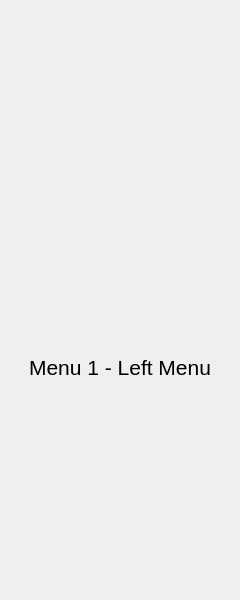
<?xml version="1.0" encoding="UTF-8"?>
<ui version="4.0">
    <class>LeftColumn</class>
    <widget class="QWidget" name="LeftColumn">
        <property name="geometry">
            <rect>
                <x>0</x>
                <y>0</y>
                <width>240</width>
                <height>600</height>
            </rect>
        </property>
        <property name="windowTitle">
            <string>Form</string>
        </property>
        <layout class="QVBoxLayout" name="main_pages_layout">
            <property name="spacing">
                <number>0</number>
            </property>
            <property name="leftMargin">
                <number>5</number>
            </property>
            <property name="topMargin">
                <number>5</number>
            </property>
            <property name="rightMargin">
                <number>5</number>
            </property>
            <property name="bottomMargin">
                <number>5</number>
            </property>
            <item>
                <widget class="QStackedWidget" name="menus">
                    <property name="currentIndex">
                        <number>0</number>
                    </property>
                    <widget class="QWidget" name="menu_1">
                        <layout class="QVBoxLayout" name="verticalLayout">
                            <property name="spacing">
                                <number>5</number>
                            </property>
                            <property name="leftMargin">
                                <number>5</number>
                            </property>
                            <property name="topMargin">
                                <number>5</number>
                            </property>
                            <property name="rightMargin">
                                <number>5</number>
                            </property>
                            <property name="bottomMargin">
                                <number>5</number>
                            </property>
                            <item>
                                <widget class="QWidget" name="btn_1_widget" native="true">
                                    <property name="minimumSize">
                                        <size>
                                            <width>0</width>
                                            <height>40</height>
                                        </size>
                                    </property>
                                    <property name="maximumSize">
                                        <size>
                                            <width>16777215</width>
                                            <height>40</height>
                                        </size>
                                    </property>
                                    <layout class="QVBoxLayout" name="btn_1_layout">
                                        <property name="spacing">
                                            <number>0</number>
                                        </property>
                                        <property name="leftMargin">
                                            <number>0</number>
                                        </property>
                                        <property name="topMargin">
                                            <number>0</number>
                                        </property>
                                        <property name="rightMargin">
                                            <number>0</number>
                                        </property>
                                        <property name="bottomMargin">
                                            <number>0</number>
                                        </property>
                                    </layout>
                                </widget>
                            </item>
                            <item>
                                <widget class="QWidget" name="btn_2_widget" native="true">
                                    <property name="minimumSize">
                                        <size>
                                            <width>0</width>
                                            <height>40</height>
                                        </size>
                                    </property>
                                    <property name="maximumSize">
                                        <size>
                                            <width>16777215</width>
                                            <height>40</height>
                                        </size>
                                    </property>
                                    <layout class="QVBoxLayout" name="btn_2_layout">
                                        <property name="spacing">
                                            <number>0</number>
                                        </property>
                                        <property name="leftMargin">
                                            <number>0</number>
                                        </property>
                                        <property name="topMargin">
                                            <number>0</number>
                                        </property>
                                        <property name="rightMargin">
                                            <number>0</number>
                                        </property>
                                        <property name="bottomMargin">
                                            <number>0</number>
                                        </property>
                                    </layout>
                                </widget>
                            </item>
                            <item>
                                <widget class="QWidget" name="btn_3_widget" native="true">
                                    <property name="minimumSize">
                                        <size>
                                            <width>0</width>
                                            <height>40</height>
                                        </size>
                                    </property>
                                    <property name="maximumSize">
                                        <size>
                                            <width>16777215</width>
                                            <height>40</height>
                                        </size>
                                    </property>
                                    <layout class="QVBoxLayout" name="btn_3_layout">
                                        <property name="spacing">
                                            <number>0</number>
                                        </property>
                                        <property name="leftMargin">
                                            <number>0</number>
                                        </property>
                                        <property name="topMargin">
                                            <number>0</number>
                                        </property>
                                        <property name="rightMargin">
                                            <number>0</number>
                                        </property>
                                        <property name="bottomMargin">
                                            <number>0</number>
                                        </property>
                                    </layout>
                                </widget>
                            </item>
                            <item>
                                <widget class="QLabel" name="label_1">
                                    <property name="font">
                                        <font>
                                            <pointsize>16</pointsize>
                                        </font>
                                    </property>
                                    <property name="styleSheet">
                                        <string notr="true">font-size: 16pt</string>
                                    </property>
                                    <property name="text">
                                        <string>Menu 1 - Left Menu</string>
                                    </property>
                                    <property name="alignment">
                                        <set>Qt::AlignCenter</set>
                                    </property>
                                </widget>
                            </item>
                        </layout>
                    </widget>
                    <widget class="QWidget" name="menu_2">
                        <layout class="QVBoxLayout" name="verticalLayout_2">
                            <property name="spacing">
                                <number>5</number>
                            </property>
                            <property name="leftMargin">
                                <number>5</number>
                            </property>
                            <property name="topMargin">
                                <number>5</number>
                            </property>
                            <property name="rightMargin">
                                <number>5</number>
                            </property>
                            <property name="bottomMargin">
                                <number>5</number>
                            </property>
                            <item>
                                <widget class="QWidget" name="btn_4_widget" native="true">
                                    <property name="minimumSize">
                                        <size>
                                            <width>0</width>
                                            <height>40</height>
                                        </size>
                                    </property>
                                    <property name="maximumSize">
                                        <size>
                                            <width>16777215</width>
                                            <height>40</height>
                                        </size>
                                    </property>
                                    <layout class="QVBoxLayout" name="btn_4_layout">
                                        <property name="spacing">
                                            <number>0</number>
                                        </property>
                                        <property name="leftMargin">
                                            <number>0</number>
                                        </property>
                                        <property name="topMargin">
                                            <number>0</number>
                                        </property>
                                        <property name="rightMargin">
                                            <number>0</number>
                                        </property>
                                        <property name="bottomMargin">
                                            <number>0</number>
                                        </property>
                                    </layout>
                                </widget>
                            </item>
                            <item>
                                <widget class="QLabel" name="label_2">
                                    <property name="font">
                                        <font>
                                            <pointsize>16</pointsize>
                                        </font>
                                    </property>
                                    <property name="styleSheet">
                                        <string notr="true">font-size: 16pt</string>
                                    </property>
                                    <property name="text">
                                        <string>Menu 2 - Left Menu</string>
                                    </property>
                                    <property name="alignment">
                                        <set>Qt::AlignCenter</set>
                                    </property>
                                </widget>
                            </item>
                            <item>
                                <widget class="QLabel" name="label_3">
                                    <property name="font">
                                        <font>
                                            <pointsize>9</pointsize>
                                        </font>
                                    </property>
                                    <property name="styleSheet">
                                        <string notr="true">font-size: 9pt</string>
                                    </property>
                                    <property name="text">
                                        <string>This is just an example menu.
                                            Add Qt Widgets or your custom widgets here.
                                        </string>
                                    </property>
                                    <property name="alignment">
                                        <set>Qt::AlignCenter</set>
                                    </property>
                                    <property name="wordWrap">
                                        <bool>true</bool>
                                    </property>
                                </widget>
                            </item>
                        </layout>
                    </widget>
                </widget>
            </item>
        </layout>
    </widget>
    <resources/>
    <connections/>
</ui>
